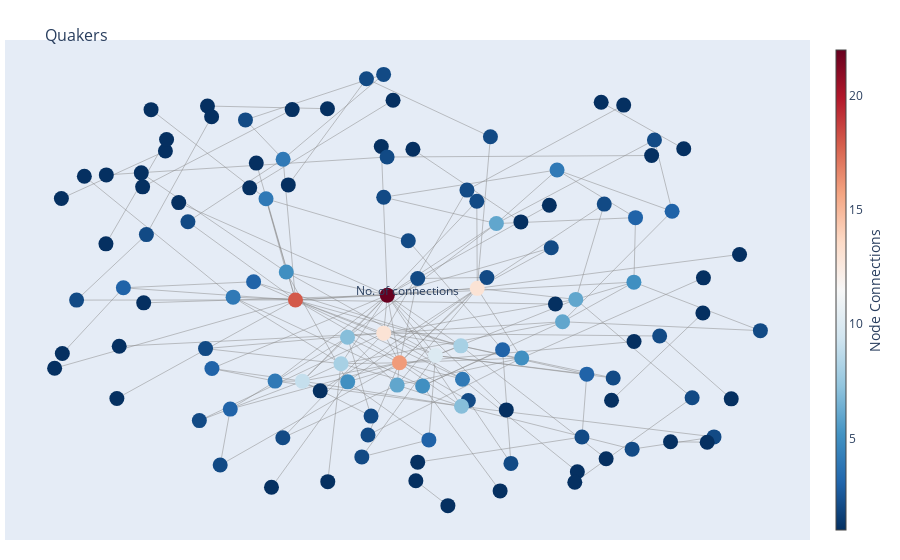

Notebook source saved alongside this figure:
### Markdown cell above
#### Plotting the figure

### Code cell
fig = go.Figure(
    data=[edge_trace, node_trace],
    layout=go.Layout(
        title="<br>Quakers",
        titlefont=dict(size=16),
        showlegend=False,
        hovermode="closest",
        margin=dict(b=20, l=5, r=5, t=40),
        annotations=[dict(text="No. of connections", showarrow=False, xref="paper", yref="paper")],
        xaxis=dict(showgrid=False, zeroline=False, showticklabels=False),
        yaxis=dict(showgrid=False, zeroline=False, showticklabels=False),
    ),
)

iplot(fig)

### Figure 1 — Plotly figure (JSON) as saved in the notebook; plotly's stock layout.template omitted (floating-point values rounded to 4 significant figures; data arrays with more than 128 entries replaced by an {"elided": "..."} marker saying what was removed)
{"data": [{"hoverinfo": "none", "line": {"color": "#888", "width": 0.5}, "mode": "lines", "type": "scatter", "x": {"elided": "522 float values"}, "y": {"elided": "522 float values"}}, {"hoverinfo": "text", "marker": {"color": [1, 1, 4, 1, 1, 1, 2, 3, 6, 2, 3, 1, 1, 1, 1, 22, 5, 2, 4, 3, 1, 1, 2, 1, 2, 3, 2, 2, 1, 1, 2, 1, 4, 2, 1, 2, 16, 1, 13, 1, 2, 10, 1, 2, 1, 2, 2, 6, 1, 1, 1, 3, 1, 3, 1, 13, 1, 2, 5, 1, 6, 5, 1, 2, 1, 2, 8, 2, 2, 2, 5, 7, 2, 1, 2, 1, 3, 2, 1, 1, 2, 1, 2, 1, 1, 1, 1, 1, 2, 2, 1, 1, 1, 5, 2, 4, 9, 4, 2, 1, 2, 2, 1, 4, 3, 1, 18, 1, 1, 2, 1, 3, 6, 1, 8, 1, 1, 7, 2], "colorbar": {"thickness": 10, "title": {"side": "right", "text": "Node Connections"}, "xanchor": "left"}, "colorscale": [[0, "rgb(103,0,31)"], [0.1, "rgb(178,24,43)"], [0.2, "rgb(214,96,77)"], [0.3, "rgb(244,165,130)"], [0.4, "rgb(253,219,199)"], [0.5, "rgb(247,247,247)"], [0.6, "rgb(209,229,240)"], [0.7, "rgb(146,197,222)"], [0.8, "rgb(67,147,195)"], [0.9, "rgb(33,102,172)"], [1, "rgb(5,48,97)"]], "line": {"width": 0}, "reversescale": true, "showscale": true, "size": 15}, "mode": "markers", "text": ["Joseph Wyeth # of connections: 1", "Alexander Skene of Newtyle # of connections: 1", "James Logan # of connections: 4", "Dorcas Erbery # of connections: 1", "Lilias Skene # of connections: 1", "William Mucklow # of connections: 1", "Thomas Salthouse # of connections: 2", "William Dewsbury # of connections: 3", "John Audland # of connections: 6", "Richard Claridge # of connections: 2", "William Bradford # of connections: 3", "Fettiplace Bellers # of connections: 1", "John Bellers # of connections: 1", "Isabel Yeamans # of connections: 1", "George Fox the younger # of connections: 1", "George Fox # of connections: 22", "John Stubbs # of connections: 5", "Anne Camm # of connections: 2", "John Camm # of connections: 4", "Thomas Camm # of connections: 3", "Katharine Evans # of connections: 1", "Lydia Lancaster # of connections: 1", "Samuel Clarridge # of connections: 2", "Thomas Lower # of connections: 1", "Gervase Benson # of connections: 2", "Stephen Crisp # of connections: 3", "James Claypoole # of connections: 2", "Thomas Holme # of connections: 2", "John Freame # of connections: 1", "John Swinton # of connections: 1", "William Mead # of connections: 2", "Henry Pickworth # of connections: 1", "John Crook # of connections: 4", "Gilbert Latey # of connections: 2", "Ellis Hookes # of connections: 1", "Joseph Besse # of connections: 2", "James Nayler # of connections: 16", "Elizabeth Hooten # of connections: 1", "George Whitehead # of connections: 13", "John Whitehead # of connections: 1", "William Crouch # of connections: 2", "Benjamin Furly # of connections: 10", "Silvanus Bevan # of connections: 1", "Robert Rich # of connections: 2", "John Whiting # of connections: 1", "Christopher Taylor # of connections: 2", "Thomas Lawson # of connections: 2", "Richard Farnworth # of connections: 6", "William Coddington # of connections: 1", "Thomas Taylor # of connections: 1", "Richard Vickris # of connections: 1", "Robert Barclay # of connections: 3", "Jane Sowle # of connections: 1", "Tace Sowle # of connections: 3", "Leonard Fell # of connections: 1", "Margaret Fell # of connections: 13", "George Bishop # of connections: 1", "Elizabeth Leavens # of connections: 2", "Thomas Curtis # of connections: 5", "Alice Curwen # of connections: 1", "Alexander Parker # of connections: 6", "John Wilkinson # of connections: 5", "Thomas Aldam # of connections: 1", "David Barclay of Ury # of connections: 2", "David Barclay # of connections: 1", "Sir Charles Wager # of connections: 2", "George Keith # of connections: 8", "James Parnel # of connections: 2", "Peter Collinson # of connections: 2", "Franciscus Mercurius van Helmont # of connections: 2", "William Caton # of connections: 5", "Francis Howgill # of connections: 7", "Richard Hubberthorne # of connections: 2", "William Ames # of connections: 1", "William Rogers # of connections: 2", "Isaac Norris # of connections: 1", "Anthony Sharp # of connections: 3", "Mary Fisher # of connections: 2", "Anne Conway Viscountess Conway and Killultagh # of connections: 1", "Samuel Fisher # of connections: 1", "Francis Bugg # of connections: 2", "Sarah Gibbons # of connections: 1", "William Tomlinson # of connections: 2", "Humphrey Norton # of connections: 1", "William Gibson # of connections: 1", "Gideon Wanton # of connections: 1", "John Wanton # of connections: 1", "Grace Chamber # of connections: 1", "Mary Prince # of connections: 2", "John Bartram # of connections: 2", "Edward Haistwell # of connections: 1", "John ap John # of connections: 1", "John Rous # of connections: 1", "Anthony Pearson # of connections: 5", "Solomon Eccles # of connections: 2", "John Burnyeat # of connections: 4", "Edward Burrough # of connections: 9", "Rebecca Travers # of connections: 4", "William Edmundson # of connections: 2", "Sarah Cheevers # of connections: 1", "Edward Pyott # of connections: 2", "Daniel Quare # of connections: 2", "John Penington # of connections: 1", "Mary Penington # of connections: 4", "Charles Marshall # of connections: 3", "Humphrey Woolrich # of connections: 1", "William Penn # of connections: 18", "Mary Pennyman # of connections: 1", "Dorothy Waugh # of connections: 1", "David Lloyd # of connections: 2", "Lewis Morris # of connections: 1", "Martha Simmonds # of connections: 3", "John Story # of connections: 6", "Thomas Story # of connections: 1", "Thomas Ellwood # of connections: 8", "William Simpson # of connections: 1", "Samuel Bownas # of connections: 1", "John Perrot # of connections: 7", "Hannah Stranger # of connections: 2"], "type": "scatter", "x": [-0.1919, -0.02809, -0.304, 0.5765, -0.3878, -0.05765, 0.182, -0.4825, 0.2312, -0.8221, -0.378, -0.5993, -0.8603, -0.8772, 0.8412, -0.04258, -0.2961, 0.6277, 0.3834, 0.672, 0.7012, -0.6564, 0.2676, -0.2108, -0.09093, 0.0618, 0.1608, -0.09481, -0.5963, 0.03376, 0.3689, 0.8204, -0.3241, -0.5141, -0.5659, -0.647, -0.01199, -0.6537, -0.05151, -0.7152, -0.08334, 0.07836, 0.5506, 0.03373, -0.7476, -0.04305, 0.5018, -0.01777, 0.364, 0.6207, 0.0291, 0.458, -0.8579, -0.7047, 0.256, 0.1831, 0.1095, 0.2162, 0.04603, 0.4343, 0.4304, 0.5762, 0.7506, 0.4458, -0.7484, 0.7223, 0.142, -0.1065, -0.3984, 0.5242, -0.1419, -0.1424, -0.3046, -0.3331, -0.4986, 0.3792, 0.2467, 0.7772, 0.5065, -0.6598, 0.6408, 0.2927, 0.2073, 0.5201, -0.291, 0.76, 0.6681, -0.2812, 0.5717, -0.05178, -0.3713, -0.6353, 0.7493, 0.2947, 0.8935, -0.3468, -0.2556, 0.1462, 0.0101, 0.4941, -0.05153, 0.1573, -0.8026, -0.4294, 0.5803, -0.4937, -0.273, -0.1927, 0.02176, -0.5427, 0.4279, -0.4365, 0.3972, -0.721, -0.1587, 0.2405, -0.4834, 0.1437, -0.4618], "y": [-0.8362, 0.8834, 0.6177, -0.2045, 0.4885, 0.6752, 0.4284, -0.3259, 0.3274, -0.01755, 0.06512, 0.6544, 0.4405, -0.3247, 0.1882, 0.004725, 0.1088, 0.7043, 0.5691, 0.3831, 0.6644, 0.4928, -0.7538, -0.4267, -0.6261, -0.6478, -0.4702, 0.98, 0.7062, -0.7483, 0.2183, -0.4629, -0.3829, -0.561, 0.4218, 0.2777, -0.3003, -0.03011, -0.1667, -0.2258, -0.5407, -0.2673, 0.8614, 0.0795, 0.5468, 0.6275, 0.4152, -0.4008, 0.4102, 0.6341, -0.8322, -0.3516, -0.2587, 0.03788, -0.5126, 0.0354, -0.9442, 0.7189, -0.4046, -0.7916, -0.01455, 0.06327, 0.08269, -0.6348, 0.2361, -0.458, -0.2239, -0.7244, 0.7949, -0.3689, -0.3863, -0.185, -0.6384, -0.8614, -0.2362, -0.0353, -0.2418, -0.6345, -0.7326, 0.5561, -0.1796, 0.3349, 0.08453, -0.469, 0.5017, -0.6582, -0.6563, 0.8412, -0.6896, 1.0, 0.6001, 0.8409, -0.07596, -0.2789, -0.1553, 0.4392, -0.3831, -0.3743, 0.2502, 0.8745, 0.4462, 0.4783, 0.541, -0.004292, 0.3541, 0.8573, -0.01706, 0.8453, 0.6622, 0.3358, -0.8385, -0.5089, -0.1152, -0.4611, -0.3044, -0.8777, 0.809, -0.4963, -0.7613]}], "layout": {"annotations": [{"showarrow": false, "text": "No. of connections", "xref": "paper", "yref": "paper"}], "hovermode": "closest", "margin": {"b": 20, "l": 5, "r": 5, "t": 40}, "showlegend": false, "title": {"font": {"size": 16}, "text": "<br>Quakers"}, "xaxis": {"showgrid": false, "showticklabels": false, "zeroline": false}, "yaxis": {"showgrid": false, "showticklabels": false, "zeroline": false}}}
